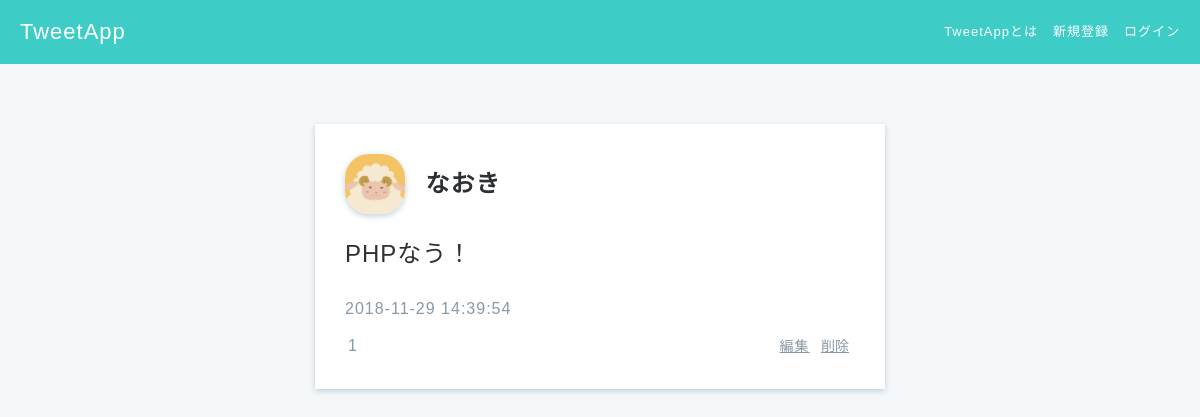
Screenshot of /posts_show.php?tweet_id=1 with the database file from the repository.
### tables this page shows
create table tweets (
tweet_id int auto_increment primary key,
user_id int not null,
content varchar(140) not null,
created datetime default current_timestamp,
updated datetime default current_timestamp on update current_timestamp,
foreign key(user_id) references users(id)
);

create table users (
id int auto_increment  primary key,
name varchar(100) not null,
email varchar(100) not null unique,
password varchar(100) not null,
created datetime default current_timestamp,
updated datetime default current_timestamp on update current_timestamp
);

### posts_show.php (the view, shortened to what this page needs)
<?php require 'header.php'; ?>
<?php
$sql=$pdo->prepare('
  SELECT * FROM tweets
  LEFT OUTER JOIN users
  ON tweets.user_id = users.id
  where tweets.tweet_id = ?
  ');
$sql->execute([
  $_REQUEST['tweet_id']
]);
?>
<?php foreach ($sql->fetchAll() as $row): ?>
<div class="main posts-show">
  <div class="container">
    <div class="posts-show-item">
      <div class="post-user-name">
        <img src="img/<?=$row['id']?>.jpg">
        <a href="users_show.php?id=<?=$row['id']?>'"><?=$row['name'] ?></a>
      </div>
      <p><?=$row['content'] ?></p>
      <div class="post-time"><?=$row['updated'] ?></div>
      <span class="fa fa-heart like-btn">1</span>
      <div class="post-menus">
        <a href="posts_edit.php?tweet_id=<?=$row['tweet_id'] ?>">編集</a>
        <form action="posts.php" method="post">
        <input type="submit" value="削除">
        </form>
      </div>
    </div>
  </div>
</div>
<?php endforeach; ?>

### css/style.css (style rules this page uses)
* { box-sizing: border-box; }
html { font: 100%/1.5 'Avenir Next', 'Hiragino Sans', sans-serif; line-height: 1.7; letter-spacing: 1px; }
a { text-decoration: none; color: #2d3133; font-size: 14px; }
h1, h2, h3, h4, h5, h6, p { margin: 0; }
input { background-color: transparent; outline-width: 0; }
form input[type="submit"] { border: none; cursor: pointer; }
body { color: #2d3133; background-color: #3ecdc6; margin: 0; min-height: 1vh; }
.main { position: absolute; top: 64px; width: 100%; height: auto; min-height: 100%; background-color: #f5f8fa; }
.container { max-width: 600px; margin: 60px auto; padding-left: 15px; padding-right: 15px; clear: both; }
.post-user-name a { font-weight: 600; }
.posts-show form { display: inline; }
.posts-show-item { padding: 30px; background-color: white; box-shadow: 0 2px 6px #c1ced7; overflow: hidden; }
.posts-show-item img { width: 60px; height: 60px; border-radius: 40%; box-shadow: 0 2px 6px #c1ced7; vertical-align: middle; object-fit: cover; }
.posts-show-item .post-user-name a { vertical-align: middle; font-size: 24px; margin-left: 15px; }
.posts-show-item p { font-size: 24px; margin: 20px 0; }
.post-time { color: #8899a6; margin-bottom: 10px; }
.like-btn { color: #8899a6; }
.posts-show-item .fa { font-size: 16px; margin-right: 3px; }
.post-menus { float: right; }
.post-menus a, .post-menus input { color: #8899a6; text-decoration: underline; font-size: 14px; }

### rows the page displays
tweets: user.name "なおき", content "PHPなう！", user.updated "2018-11-29 14:39:54"
